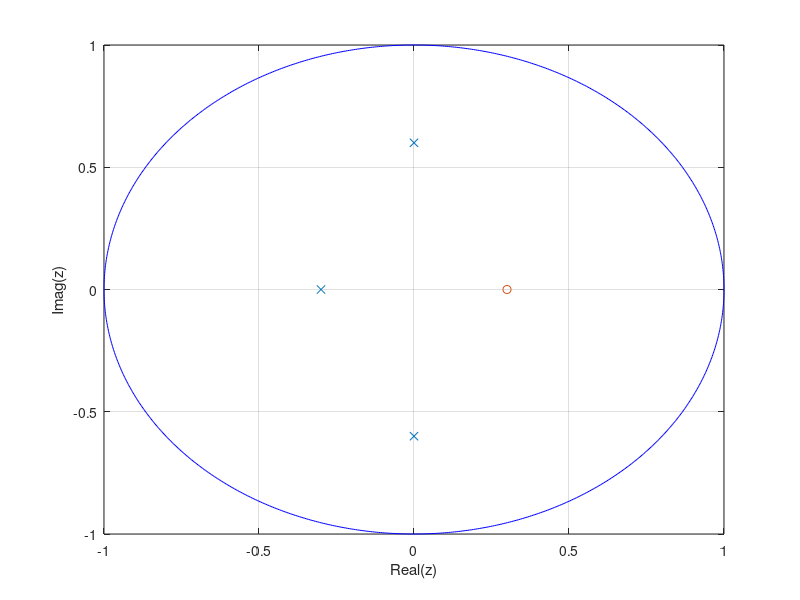

MATLAB code for this plot: (Note: this script raises an error after producing the figure.)
clc;
clear;

t = linspace(0, 2*pi, 1000);
x = cos(t);
y = sin(t);

z1 = roots([1 -0.3]);
p1 = roots([1 0.3 0.36 0.108]);

figure(1)
plot(real(p1), imag(p1),'x',real(z1),imag(z1),'o', x,y,'-b');
grid on;
xlabel('Real(z)');
ylabel('Imag(z)');
axis([-1 1 -1 1]);

[r1,p1,k1] = residue([1 -0.3],[1 0.3 0.36 0.108]);

t = 1:1:20;
impulse = t==0;
x1 = 0;
for i = 1:1:length(r1)
    for j=1:1:20
        unitstep = t>=j;
        x1(j) = x1(j) + r1(i).*p1(i)^t(j);
    end;
end

stem(abs(x1));
grid on;
